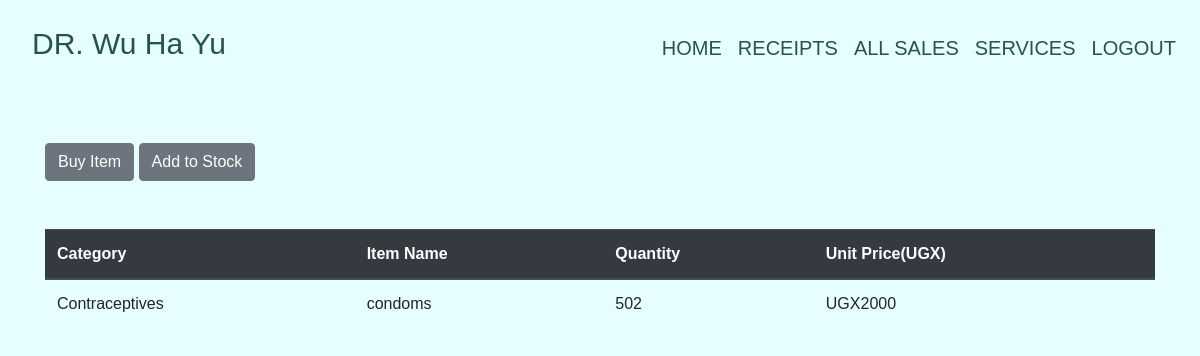
Screenshot of /index/19 (signed in) with the database file from the repository.
### pharmacy/models.py (models this page shows, shortened)
class Product(models.Model):
    category_name = models.ForeignKey(Category, on_delete=models.CASCADE, null=True, blank = True)
    item_name = models.CharField(max_length =50, null = True, blank = True)
    total_quantity = models.IntegerField(default = 0, null = True, blank = True)
    issued_quantity = models.IntegerField(default = 0, null = True, blank = True)
    received_quantity = models.IntegerField(default = 0, null = True, blank = True)
    unit_price = models.IntegerField(default = 0, null = True, blank = True)
    manufacturer = models.CharField(max_length=50, null = True, blank = True)
    brand = models.CharField(max_length=50, null = True, blank = True)

class Category(models.Model):
    name = models.CharField(max_length=50, null = True, blank = True)
    def __str__(self):
        return self.name

### pharmacy/views.py (the view)
# urls.py: path('index/<int:product_id>', views.product_detail, name = 'product_detail'),
@login_required
def product_detail(request, product_id):
    product = Product.objects.get(id = product_id)
    return render(request, 'products/products_detail.html', {'product': product})

### templates/products/products_detail.html
{% extends 'products/base.html'%} {% block content%}
<br></br>
<div class = "container">
    <a href="{% url 'issue_item' product.id %}" ><input type="submit" value="Buy Item" class="btn btn-secondary" btn type="button"/></a>
    <a href="{% url 'add_to_stock' product.id %}" ><input type= "submit" value="Add to Stock" class="btn btn-secondary btn" type="button"/></a>
</div>
<br></br>
<div class = "container">
  <table class="table">
    <thead class="thead-dark">
      <tr>
        <th scope="col">Category</th>
        <th scope="col">Item Name</th>
        <th scope="col">Quantity</th>
        <th scope="col">Unit Price(UGX)</th>
      </tr>
    </thead>
    <tbody>
      <tr>
        <td>{{product.category_name}}</td>
        <td>{{product.item_name}}</td>
        <td>{{product.total_quantity}}</td>
        <td>UGX{{product.unit_price}}</td>
      </tr>
    </tbody>
  </table>
</div>
{% endblock%}

### pharmacy/static/css/main.css (style rules this page uses)
html,body { position: relative; overflow-x: hidden; width: 100% !important; height: 100vh; display: table; position: relative; background-position: center; background-attachment: scroll; -o-background-size: cover; -moz-background-size: cover; -webkit-background-size: cover; background-size: cover; background-repeat: no-repeat; }
body { background-color: hsl(182, 100%, 95%); font-family: 'Franklin Gothic Medium', 'Arial Narrow', Arial, sans-serif; }

### rows the page displays
Product: category_name "Contraceptives", item_name "condoms", total_quantity "502", unit_price "2000"
